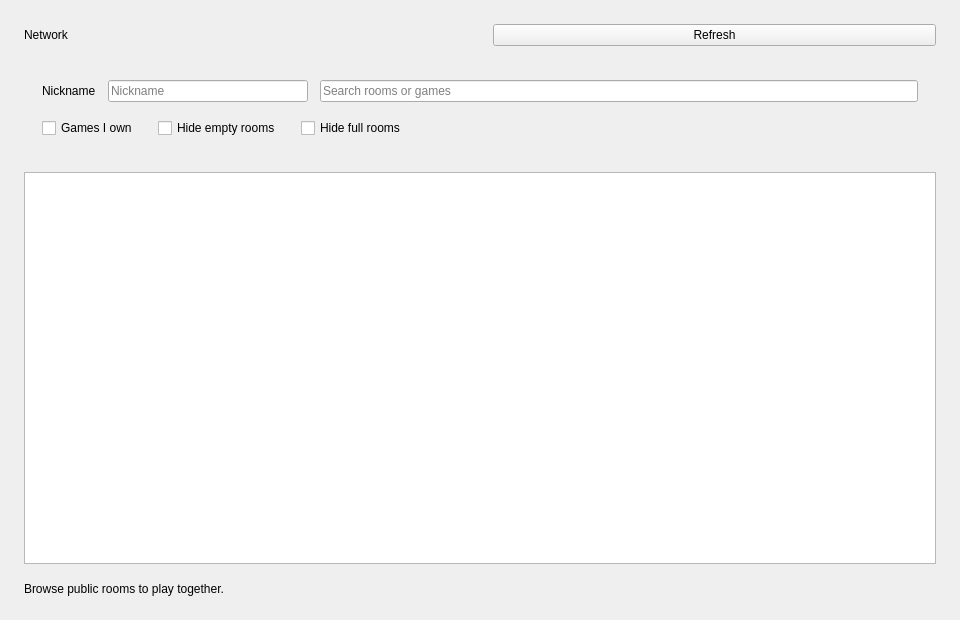
<?xml version='1.0' encoding='utf-8'?>
<ui version="4.0">
 <class>Lobby</class>
 <widget class="QWidget" name="Lobby">
  <property name="geometry">
   <rect>
    <x>0</x>
    <y>0</y>
    <width>960</width>
    <height>620</height>
   </rect>
  </property>
  <property name="windowTitle">
   <string>Network</string>
  </property>
  <layout class="QVBoxLayout" name="verticalLayout">
   <property name="spacing">
    <number>18</number>
   </property>
   <property name="leftMargin">
    <number>24</number>
   </property>
   <property name="topMargin">
    <number>24</number>
   </property>
   <property name="rightMargin">
    <number>24</number>
   </property>
   <property name="bottomMargin">
    <number>24</number>
   </property>
   <item>
    <layout class="QHBoxLayout" name="headerLayout">
     <item>
      <widget class="QLabel" name="room_title">
       <property name="text">
        <string>Network</string>
       </property>
      </widget>
     </item>
     <item>
      <spacer name="headerSpacer">
       <property name="orientation">
        <enum>Qt::Horizontal</enum>
       </property>
      </spacer>
     </item>
     <item>
      <widget class="AnimatedIconButton" name="refresh_list">
       <property name="text">
        <string>Refresh</string>
       </property>
      </widget>
     </item>
    </layout>
   </item>
   <item>
    <widget class="QFrame" name="networkFilters">
     <layout class="QVBoxLayout" name="filterCardLayout">
      <property name="leftMargin">
       <number>18</number>
      </property>
      <property name="rightMargin">
       <number>18</number>
      </property>
      <property name="topMargin">
       <number>16</number>
      </property>
      <property name="bottomMargin">
       <number>16</number>
      </property>
      <property name="spacing">
       <number>16</number>
      </property>
      <item>
       <layout class="QHBoxLayout" name="fieldsLayout">
        <property name="spacing">
         <number>12</number>
        </property>
        <item>
         <widget class="QLabel" name="nickname_label">
          <property name="text">
           <string>Nickname</string>
          </property>
          <property name="buddy">
           <cstring>nickname</cstring>
          </property>
         </widget>
        </item>
        <item>
         <widget class="QLineEdit" name="nickname">
          <property name="maximumSize">
           <size>
            <width>200</width>
            <height>16777215</height>
           </size>
          </property>
          <property name="placeholderText">
           <string>Nickname</string>
          </property>
         </widget>
        </item>
        <item>
         <widget class="QLineEdit" name="search">
          <property name="placeholderText">
           <string>Search rooms or games</string>
          </property>
          <property name="clearButtonEnabled">
           <bool>true</bool>
          </property>
         </widget>
        </item>
       </layout>
      </item>
      <item>
       <layout class="QHBoxLayout" name="filtersLayout">
        <property name="spacing">
         <number>20</number>
        </property>
        <item>
         <widget class="QCheckBox" name="games_owned">
          <property name="text">
           <string>Games I own</string>
          </property>
         </widget>
        </item>
        <item>
         <widget class="QCheckBox" name="hide_empty">
          <property name="text">
           <string>Hide empty rooms</string>
          </property>
         </widget>
        </item>
        <item>
         <widget class="QCheckBox" name="hide_full">
          <property name="text">
           <string>Hide full rooms</string>
          </property>
         </widget>
        </item>
        <item>
         <spacer name="filterSpacer">
          <property name="orientation">
           <enum>Qt::Horizontal</enum>
          </property>
          <property name="sizeHint" stdset="0">
           <size>
            <width>40</width>
            <height>20</height>
           </size>
          </property>
         </spacer>
        </item>
       </layout>
      </item>
     </layout>
    </widget>
   </item>
   <item>
    <widget class="RoomList" name="room_list" />
   </item>
   <item>
    <widget class="QLabel" name="room_summary">
     <property name="text">
      <string>Browse public rooms to play together.</string>
     </property>
    </widget>
   </item>
  </layout>
 </widget>
 <customwidgets>
  <customwidget>
   <class>AnimatedIconButton</class>
   <extends>QPushButton</extends>
   <header>yuzu/util/animated_icon_button.h</header>
  </customwidget>
  <customwidget>
   <class>RoomList</class>
   <extends>QTreeView</extends>
   <header>yuzu/multiplayer/room_list.h</header>
  </customwidget>
 </customwidgets>
 <tabstops>
  <tabstop>nickname</tabstop>
  <tabstop>search</tabstop>
  <tabstop>refresh_list</tabstop>
  <tabstop>games_owned</tabstop>
  <tabstop>hide_empty</tabstop>
  <tabstop>hide_full</tabstop>
  <tabstop>room_list</tabstop>
 </tabstops>
 <resources />
 <connections />
</ui>
